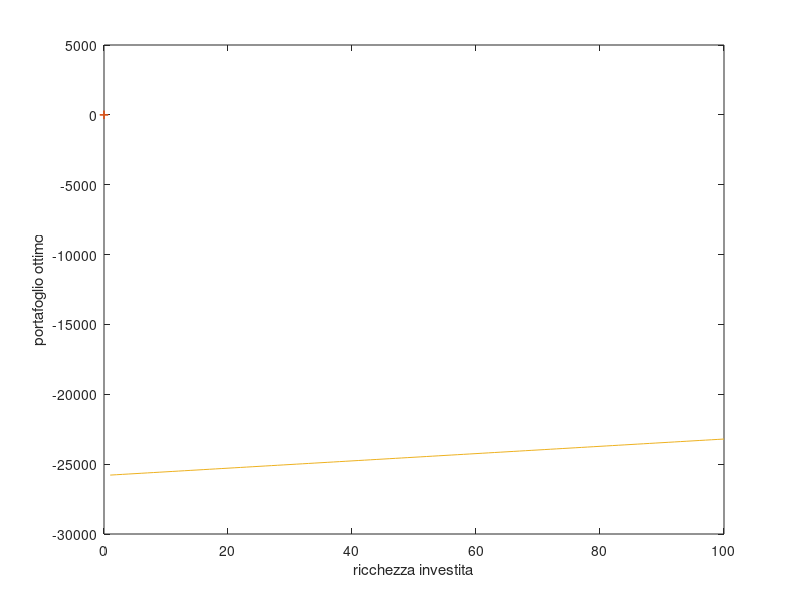

Recreate this plot in MATLAB.
clear; close all; clc;
Mean=[1.001251621	1.001524037	1.000991917]';

V=[ 0.000341714	0.000200283	0.000210142
    0.000200283	0.000349815	0.000232736
    0.000210142	0.000232736	0.000401844];

Ones=ones(size(Mean));

invV=inv(V);
A=Ones'*invV*Mean;
B=Mean'*invV*Mean;
C=Ones'*invV*Ones;
D=B*C-A^2;

g=(B*(invV*Ones)-A*(invV*Mean))/D;
h=(-A*(invV*Ones)+C*(invV*Mean))/D;
w=@(R) g+h*R;
Variance=@(R) (C*R.^2-2*A*R+B)/D;

figure(1)
R=linspace(0.9999,1.003,100);
plot(Variance(R),R);
xlabel('Variance'); ylabel('Return');
hold on
plot(diag(V),Mean,'+')


%portafoglio a varianza minima globale
w_min= (invV*Ones)/C
sigma2= w_min'*V*w_min;


%pto4 
rf=1.01;
t=  1:100; %ricchezza iniziale
b=0.001;
u = @(x) x-((b/2).*x^2);

w_e = (invV*(Mean-rf*Ones))/ (Ones'* invV*(Mean-rf*Ones))
E= w_e'*Mean;
var_re= w_e' * V * w_e;

w_opt= @(x) ((1-(b*rf*x))*(E - rf))/(b*(var_re + (E-rf)^2))

plot(t,w_opt(t))
xlabel('ricchezza investita'); ylabel('portafoglio ottimo');


%pto 5
a= 0.15;
t=1;
u = @(t) 1- exp(-a.*t);

w_ap= (1.001251621-rf)/(0.000341714*a); %apple = media -rf / varianza*a
w_am= (1.001524037-rf)/(0.000349815*a); 
w_fa= (1.000991917 - rf)/(0.000401844*a);


ue_ap= 1- exp( -a*(w_ap*1.001251621+ rf*(1-w_ap))+ 0.5*a^2*0.000341714*w_ap^2);
ue_am= 1- exp( -a*(w_am*1.001524037+ rf*(1-w_am))+ 0.5*a^2*0.000349815*w_am^2);
ue_fa= 1- exp( -a*(w_fa*1.000991917+ rf*(1-w_fa))+ 0.5*a^2*0.000401844*w_fa^2);

H_ap= (Mean(1,1)-rf)'* (1/(V(1,1)))*(Mean(1,1)-rf); tan_ap= sqrt(H_ap);
H_am= (Mean(2,1)-rf)'* (1/(V(2,2)))*(Mean(2,1)-rf); tan_am= sqrt(H_am);
H_fa= (Mean(3,1)-rf)'* (1/(V(3,3)))*(Mean(3,1)-rf); tan_fa= sqrt(H_fa);
